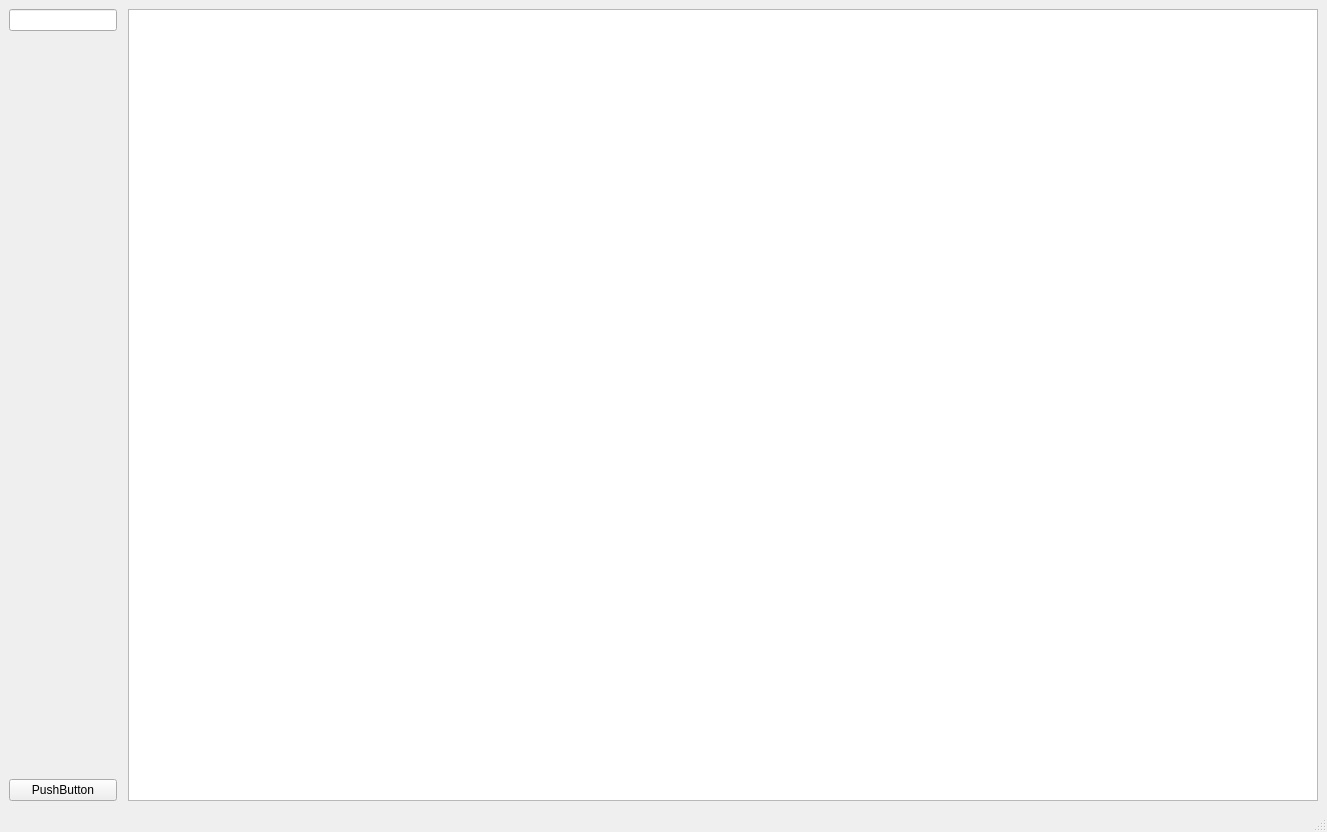
<?xml version="1.0" encoding="UTF-8"?>
<ui version="4.0">
 <class>MainWindow</class>
 <widget class="QMainWindow" name="MainWindow">
  <property name="geometry">
   <rect>
    <x>0</x>
    <y>0</y>
    <width>1327</width>
    <height>832</height>
   </rect>
  </property>
  <property name="windowTitle">
   <string>MainWindow</string>
  </property>
  <widget class="QWidget" name="centralwidget">
   <layout class="QHBoxLayout" name="horizontalLayout_2">
    <item>
     <layout class="QVBoxLayout" name="verticalLayout">
      <property name="sizeConstraint">
       <enum>QLayout::SetDefaultConstraint</enum>
      </property>
      <item>
       <widget class="QLineEdit" name="lineEdit">
        <property name="sizePolicy">
         <sizepolicy hsizetype="Minimum" vsizetype="Fixed">
          <horstretch>0</horstretch>
          <verstretch>0</verstretch>
         </sizepolicy>
        </property>
        <property name="locale">
         <locale language="English" country="UnitedStates"/>
        </property>
       </widget>
      </item>
      <item>
       <spacer name="verticalSpacer">
        <property name="orientation">
         <enum>Qt::Vertical</enum>
        </property>
        <property name="sizeHint" stdset="0">
         <size>
          <width>20</width>
          <height>40</height>
         </size>
        </property>
       </spacer>
      </item>
      <item>
       <widget class="QPushButton" name="pushButton">
        <property name="text">
         <string>PushButton</string>
        </property>
       </widget>
      </item>
     </layout>
    </item>
    <item>
     <spacer name="horizontalSpacer">
      <property name="orientation">
       <enum>Qt::Horizontal</enum>
      </property>
      <property name="sizeType">
       <enum>QSizePolicy::Fixed</enum>
      </property>
      <property name="sizeHint" stdset="0">
       <size>
        <width>5</width>
        <height>20</height>
       </size>
      </property>
     </spacer>
    </item>
    <item>
     <widget class="Esri::ArcGISRuntime::SceneGraphicsView" name="scene_graphics_view">
      <property name="locale">
       <locale language="English" country="UnitedStates"/>
      </property>
     </widget>
    </item>
   </layout>
  </widget>
  <widget class="QMenuBar" name="menubar">
   <property name="geometry">
    <rect>
     <x>0</x>
     <y>0</y>
     <width>1327</width>
     <height>21</height>
    </rect>
   </property>
  </widget>
  <widget class="QStatusBar" name="statusbar"/>
 </widget>
 <customwidgets>
  <customwidget>
   <class>Esri::ArcGISRuntime::SceneGraphicsView</class>
   <extends>QGraphicsView</extends>
   <header>SceneGraphicsView.h</header>
  </customwidget>
 </customwidgets>
 <resources/>
 <connections/>
</ui>
